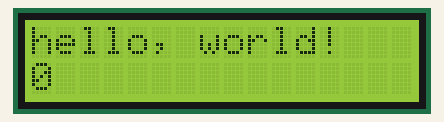
Recording of a sketch running on a simulated Arduino Uno, built with avr-gcc and run on an emulated ATmega328P. On the bench: 16×2 character LCD. What the sketch prints to the serial monitor is not drawn.

Above: at 0.1 s.
At 4.1 s:
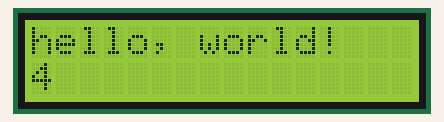
At 9.1 s:
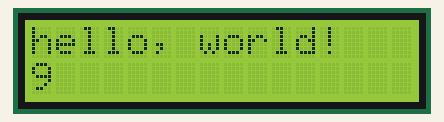
At 19.1 s:
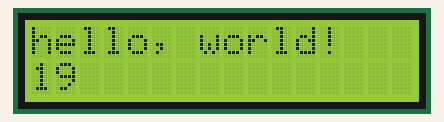
At 28.1 s:
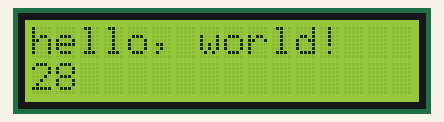
At 38.1 s:
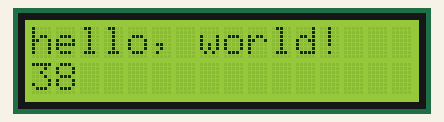

The sketch:

Serial_3_string.ino
```cpp
#include <LiquidCrystal.h>
LiquidCrystal lcd(12, 11, 5, 4, 3, 2);
String str;

void setup() {
  lcd.begin(16, 2);
  lcd.print("hello, world!");

  Serial.begin(9600);
}

void loop() {
  lcd.setCursor(0, 1);
  lcd.print(millis()/1000);

  lcd.setCursor(6, 1);
  while (Serial.available()) {
    //lcd.print(char(Serial.read()));
    str += char(Serial.read());
  }
  lcd.print(str);

  Serial.print("BooFooWoo\n");
  delay(1000);
}
```

Measured:
- what the display in image 1 shows lasts 1.0 s, from 4.1 s to 5.1 s
